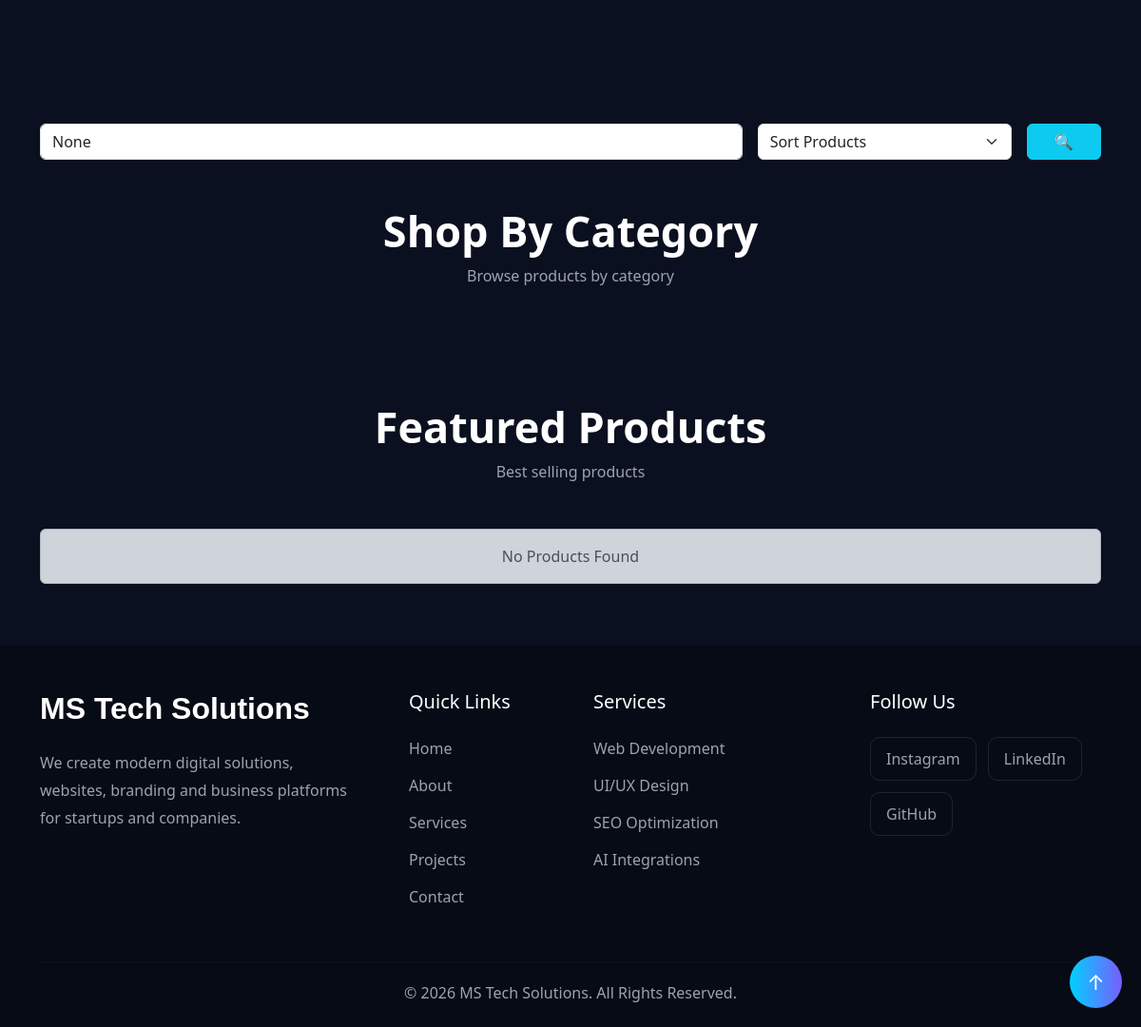
/ecommerce/ (lower part), run on an earlier commit of the app's database.
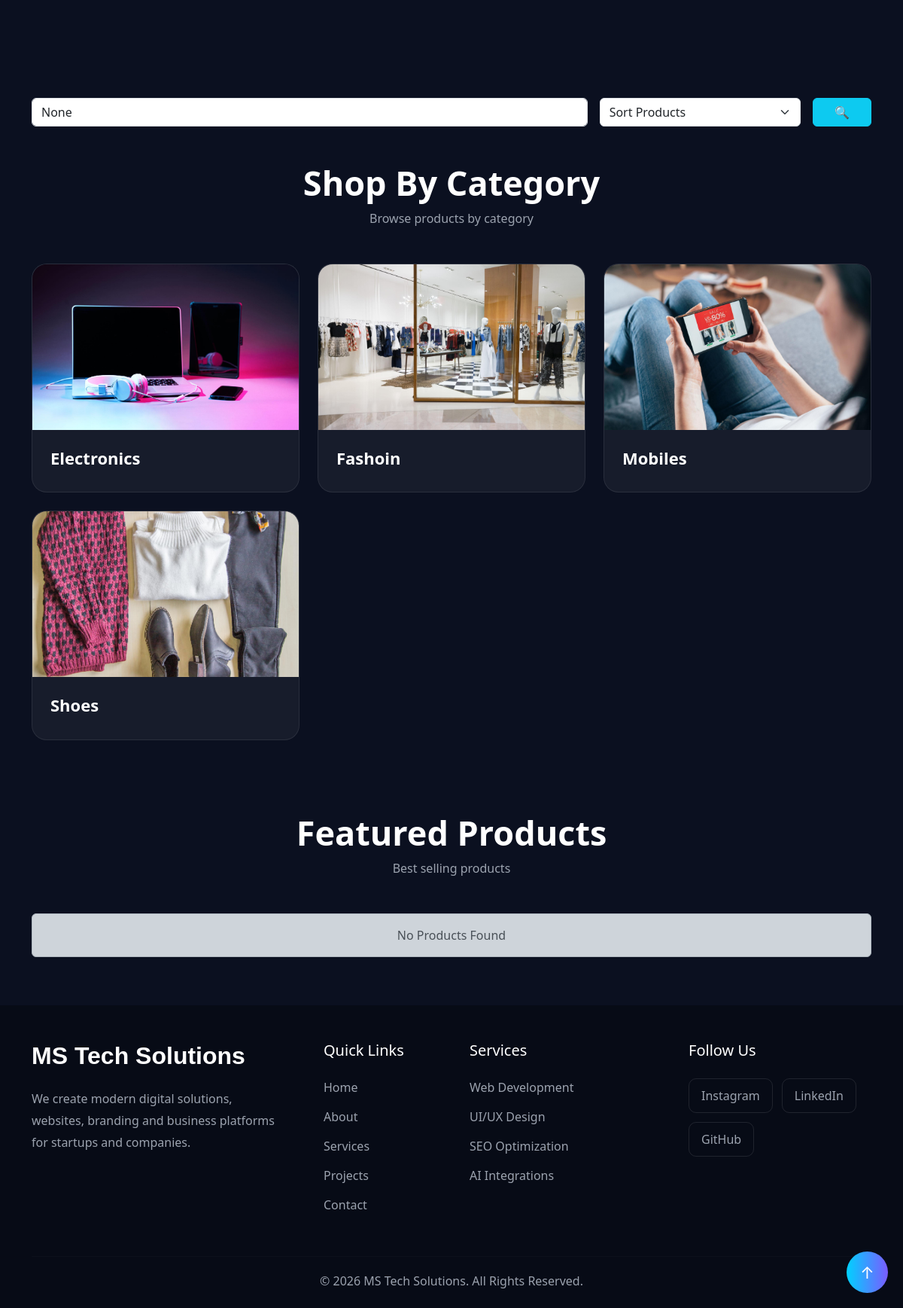
And on a later commit of the database.
### E_commerce_app/models.py (models this page shows, shortened)
class Category(models.Model):
    name = models.CharField(
        max_length=100,
        unique=True
    )
    slug = models.SlugField(
        unique=True,
        blank=True
    )
    image = models.ImageField(
        upload_to='categories/',
        blank=True,
        null = True
    )

### E_commerce_app/views.py (the view)
# urls.py: path('', views.ecom_homepage, name='ecom_homepage'),
def ecom_homepage(request):
    query = request.GET.get('query')
    sort = request.GET.get('sort')
    categories = Category.objects.all()
    featured_products = Product.objects.filter(
        is_featured=True
    )[:8]
    product = Product.objects.all()
    if query:
        product = product.filter(
            Q(title__icontains=query) |
            Q(description__icontains=query) |
            Q(category__name__icontains=query)
        )
    if sort == 'low':
        product = product.order_by(
            'price'
        )
    elif sort == 'high':
        product = product.order_by(
            '-price'
        )
    elif sort == 'latest':
        product = product.order_by(
            '-created_at'
        )
    context = {
        'categories': categories,
        'featured_products': featured_products,
        'product': product,
        'query': query,
        'sort': sort
    }
    return render(
        request,
        'ecom_app/ecom_homepage.html',
        context
    )

### E_commerce_app/context_processors.py (called while the page is built)
def cart_count(request):
    count = 0
    if request.user.is_authenticated:
        count = Cart.objects.filter(
            user=request.user
        ).count()
    return {
        'cart_count': count
    }

### E_commerce_app/templates/ecom_app/ecom_homepage.html (shortened to what this page needs)
{% extends 'base.html' %}
{% block content %}
<section class="hero-section">
</section>
<div class="container">
    <div class="row g-4">
<form method="GET">
<div class="row g-3">
<div class="col-md-8">
<input
type="text"
name="query"
value="{{ query }}"
class="form-control"
placeholder="Search Products...">
</div>
<div class="col-md-3">
<select
name="sort"
class="form-select">
    <option value="">
        Sort Products
    </option>
</select>
</div>
<div class="col-md-1">
<button
class="btn btn-info w-100">
🔍
</button>
</div>
</div>
</form>
    </div>
</div>
<section class="py-5">
<div class="container">
<div class="text-center mb-5">
<h2 class="section-title">
Shop By Category
</h2>
<p class="section-subtitle">
Browse products by category
</p>
</div>
<div class="row g-4">
{% for category in categories %}
<div class="col-md-6 col-lg-4">
<a
href="{% url 'category_products' category.slug %}"
class="text-decoration-none">
<div class="category-card">
{% if category.image %}
<img
src="{{ category.image.url }}"
class="category-image">
{% endif %}
<div class="p-4">
<h3 class="category-name">
{{ category.name }}
</h3>
</div>
</div>
</a>
</div>
{% endfor %}
</div>
</div>
</section>
<section
id="products"
class="py-5">
<div class="container">
<div class="text-center mb-5">
<h2 class="section-title">
Featured Products
</h2>
<p class="section-subtitle">
Best selling products
</p>
</div>
<div class="row g-4">
{% for product in products %}
<div class="col-md-6 col-lg-3">
<div class="product-card">
{% if product.image %}
<img
src="{{ product.image.url }}"
class="product-image">
{% endif %}
<div class="p-4">
<h4 class="product-title">
{{ product.title }}
</h4>
<p class="product-price">
₹{{ product.price }}
</p>
<a
href="{% url 'product_detail' product.slug %}"
class="btn view-btn w-100">
View Product
</a>
</div>
</div>
</div>
{% empty %}
<div class="col-12">
    <div class="alert alert-dark text-center">
        No Products Found
    </div>
</div>
{% endfor %}
</div>
</div>
</section>
{% endblock %}

What changed in the data, as far as the page shows it:
added Category: image (picture), name "Electronics"
added Category: image (picture), name "Fashoin"
added Category: image (picture), name "Mobiles"
added Category: image (picture), name "Shoes"
